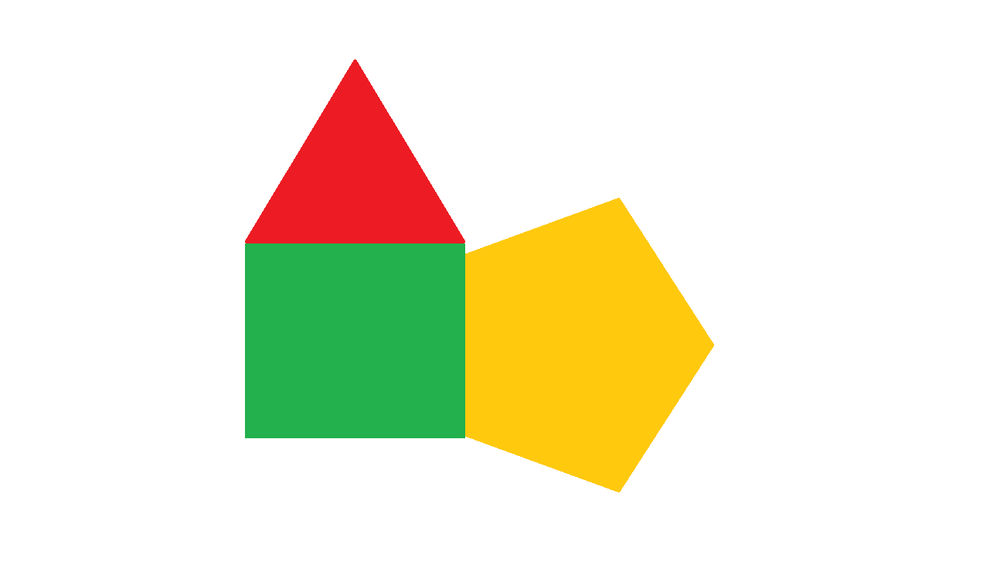
#> input picture Agent/tests/images/comb_obj_single.bmp, 1000 x 582 px, shrunk from 1294 x 753 before the run
$ python -i objects_detection.py   (imports and definitions only)
#> lines starting #> are read from the running program, lines starting #| are printed output that depends on the picture; after the words box and inside, x2 and y2 are one past the last pixel; in counts of white or black regions, pixels touching at a corner belong together
#> further down, picture is the input picture: shape (582, 1000, 3); mean B, G, R 212.9, 236.4, 238.1
### main/ImageProcessing/pictures_transformations.py
import cv2
import numpy as np
from main.enums import ColorSpace


def percentage_of_bright_pixels(im, color_space):
    if color_space is ColorSpace.BGR:
        gray = cv2.cvtColor(im, cv2.COLOR_BGR2HLS)
#> gray: shape (582, 1000, 3); mean of channels 0, 1, 2 13.6, 229.1, 43.7
    elif color_space is ColorSpace.HSV:
        gray = cv2.cvtColor(im, cv2.COLOR_HSV2BGR)
    elif color_space is ColorSpace.HSL:
        gray = cv2.cvtColor(im, cv2.COLOR_BGR2HLS)
    else:
        return None

    gray = cv2.inRange(gray, (0, 160, 0), (179, 255, 255))
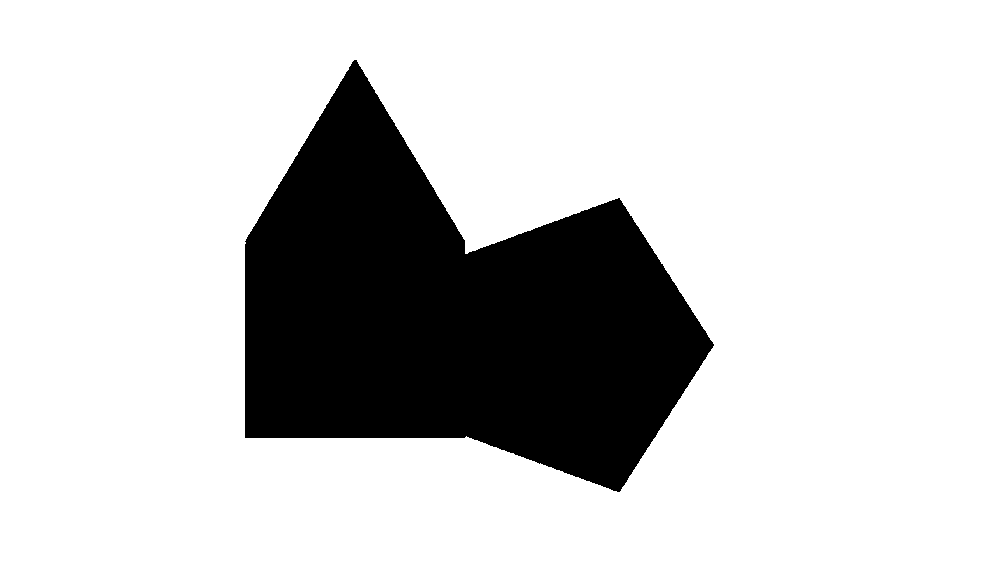
#> gray: shape (582, 1000); 80.4% white; 1 black region, box (x1, y1, x2, y2) and area: (245, 60, 714, 492) 114135
    number_of_pixels = gray.shape[0] * gray.shape[1]
#> number_of_pixels = 582000
    bright_pixels = cv2.countNonZero(gray)
#> bright_pixels = 467865
    return float(bright_pixels) / float(number_of_pixels)


# [11 lines left out: function merge_pictures, not called in this run]


def remove_light_gray_background(im):
    """remove light gray and white color"""
    im = cv2.cvtColor(im, cv2.COLOR_BGR2HLS)
    mask = cv2.inRange(im, (0, 140, 0), (179, 255, 255))
#> mask: shape (582, 1000); 80.4% white; 1 black region, box (x1, y1, x2, y2) and area: (245, 60, 714, 492) 113915
    mask = cv2.bitwise_not(mask)
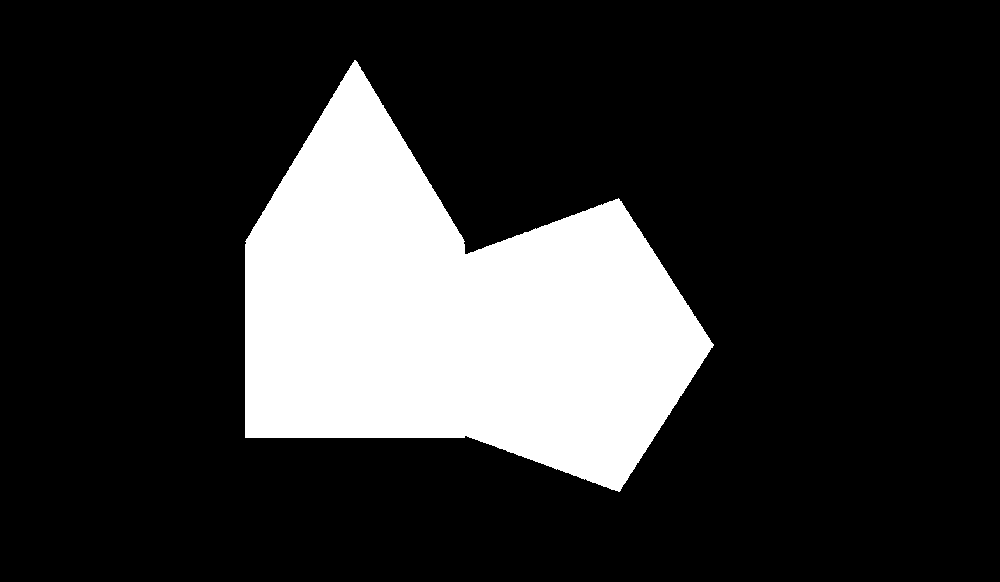
#> mask: shape (582, 1000); 19.6% white; 1 white region, box (x1, y1, x2, y2) and area: (245, 60, 714, 492) 113915
    im = cv2.bitwise_and(im, im, mask=mask)
#> im: shape (582, 1000, 3); mean of channels 0, 1, 2 13.4, 24.1, 42.6
    return cv2.cvtColor(im, cv2.COLOR_HLS2BGR)
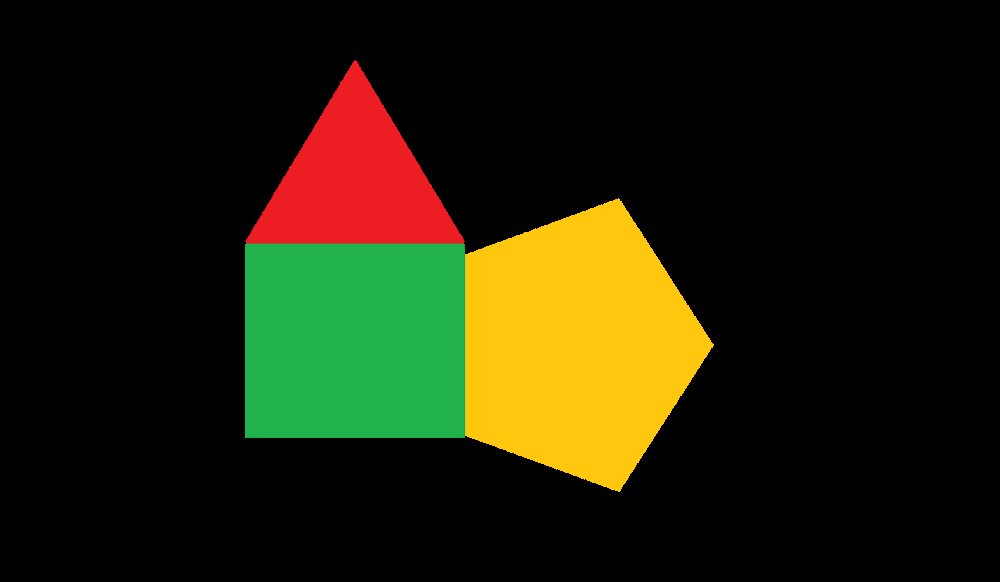
#> returned value: shape (582, 1000, 3); mean B, G, R 8.1, 31.4, 33


# [10 lines left out: function adjust_gamma, not called in this run]


def color_quantization_using_k_means(im, k):
    '''color quantization'''
#> called with k = 12
    img = im.reshape((-1, 3))
    img = np.float32(img)

    criteria = (cv2.TERM_CRITERIA_EPS + cv2.TERM_CRITERIA_MAX_ITER, 10, 1.0)
    ret, label, center = cv2.kmeans(img, k, criteria, 10, cv2.KMEANS_RANDOM_CENTERS)
#> ret = 539628.9; center = [[26.86, 197, 209], [73.77, 178.8, 16.59], [12.96, 199, 255], [57.92, 106.9, 128], [0, 0, 0], [0, 0, 0], [0, 0, 0], [0, 0, 0], [0, 0, 0], [35.77, 28.67, 237.1], [77, 178, 34.07], [0, 0, 0]]

    center = np.uint8(center)
#> center = [[26, 196, 209], [73, 178, 16], [12, 198, 254], [57, 106, 127], [0, 0, 0], [0, 0, 0], [0, 0, 0], [0, 0, 0], [0, 0, 0], [35, 28, 237], [76, 177, 34], [0, 0, 0]]
    res = center[label.flatten()]
    res = res.reshape(im.shape)
    return res

### main/ImageProcessing/contour_detection.py
import cv2
import numpy as np
from main.enums import Color
'''
color - tuple(lower_bound, upper_bound), where lower_bound and upper_bound are tuples representing HSV color space
Hue is value from [0,180], not [0,360]
frame - images tu analyze
'''


def detect_contours(color, frame):
    hsv = cv2.cvtColor(frame, cv2.COLOR_BGR2HSV)

    color_bound = color_bounds(color)
    if color_bound[0] > color_bound[1]:
        mask1 = cv2.inRange(hsv, color_bound[0], maximum_bound())
        mask2 = cv2.inRange(hsv, minimum_bound(), color_bound[1])
        mask = cv2.bitwise_or(mask1, mask2)
    else:
        mask = cv2.inRange(hsv, color_bound[0], color_bound[1])
    mask = cv2.erode(mask, None, iterations=2)
    mask = cv2.dilate(mask, None, iterations=2)

    cnts, _ = cv2.findContours(mask.copy(), cv2.RETR_EXTERNAL, cv2.CHAIN_APPROX_SIMPLE)

    result_contours = []
    for single_contour in cnts:
        e = cv2.arcLength(single_contour, True)
        contour_area = cv2.contourArea(single_contour)
        if contour_area > 500:
            result_contour = cv2.approxPolyDP(single_contour, e * 0.02, closed=True)
            result_contours.append(result_contour)

    return result_contours


def convert_numpy_array_for_shape_detection(numpy_shape):
    result = []
    if numpy_shape is not None:
        number_of_vertexes = numpy_shape.shape[0]
        for i in range(0, number_of_vertexes):
            x = numpy_shape[i][0][0]
            y = numpy_shape[i][0][1]
            result.append([x, y])
        return np.array(result)


def minimum_bound():
    return 0, 86, 6


def maximum_bound():
    return 179, 255, 255


def color_bounds(color_id):
    lower_s = 100
    upper_s = 255
    lower_v = 50
    upper_v = 255

    bounds = {
        Color.RED: ((144, lower_s, lower_v), (7, upper_s, upper_v)),
        Color.YELLOW: ((20, lower_s, lower_v), (35, upper_s, upper_v)),
        Color.GREEN: ((36, lower_s, lower_v), (75, upper_s, upper_v)),
        Color.BLUE: ((76, lower_s, lower_v), (130, upper_s, upper_v)),
        Color.VIOLET: ((131, lower_s, lower_v), (143, upper_s, upper_v)),
    }

    return bounds[color_id]

'''
def color_bounds(color_id):
    lower_s = 86
    upper_s = 255
    lower_v = 6
    upper_v = 255

    bounds = {
        Color.RED: ((172, lower_s, lower_v), (7, upper_s, upper_v)),
        Color.ORANGE: ((11, lower_s, lower_v), (25, upper_s, upper_v)),
        Color.YELLOW: ((28, lower_s, lower_v), (30, upper_s, upper_v)),
        Color.GREEN: ((33, lower_s, lower_v), (82.5, upper_s, upper_v)),
        Color.BLUE: ((85, lower_s, lower_v), (138, upper_s, upper_v)),
        Color.VIOLET: ((142.5, lower_s, lower_v), (171, upper_s, upper_v)),
    }
    return bounds[color_id]
'''

### main/ImageProcessing/shape_detection.py
from rdp import rdp
import numpy as np
import cv2
from main.enums import Shape


eps = 20.0


def _align_points(points):
    if points.shape[0] > 0 and points.shape[1] == 2:
        x = points[0][0]
        y = points[0][1]
        for point in points :
            if point[0] < x:
                x = point[0]
            if point[1] < y:
                y = point[1]
        for i in range(len(points)):
            points[i][0] -= x
            points[i][1] -= y
        return points
    else:
        raise ValueError('Array must have [Nx2] shape')


def _rdp_reduction(points):
    scale = points[0][0]
    for point in points:
        if point[0] > scale:
            scale = point[0]
        if point[1] > scale:
            scale = point[1]
    reduced = rdp(points, scale / eps)
    if reduced.shape[0] == 2 and np.array_equal(reduced[0], reduced[1]):
        return np.array([reduced[0]])
    else:
        return reduced


# [24 lines left out: functions _angle_between, _angles, _edges, not called in this run]


def detect_shape(points):
    points = _rdp_reduction(_align_points(points))
    epsilon = points[0][0]
    for point in points:
        if point[0] > epsilon:
            epsilon = point[0]
        if point[1] > epsilon:
            epsilon = point[1]
    epsilon = epsilon / eps
    angular_epsilon = np.pi / (eps / 2.0)
    if len(points) == 1:
        return Shape.POINT
    elif len(points) == 2:
        return Shape.LINE
    elif len(points) == 3:
        angles = _angles(points)
        if abs(angles[0] - angles[1]) < angular_epsilon:
            if abs(angles[0] - angles[2]) < angular_epsilon:
                return Shape.EQUILATERAL_TRIANGLE
            else:
                return Shape.ISOSCELES_TRIANGLE
        else:
            return Shape.TRIANGLE
    elif len(points) == 4:
        angles = _angles(points)
        edges = _edges(points)
        if abs(angles[0] - np.deg2rad(90)) < angular_epsilon and abs(
                        angles[1] - np.deg2rad(90)) < angular_epsilon and abs(
                        angles[2] - np.deg2rad(90)) < angular_epsilon and abs(
                        angles[3] - np.deg2rad(90)) < angular_epsilon:
            if abs(edges[0] - edges[1]) < epsilon and abs(edges[0] - edges[2]) < epsilon and abs(
                            edges[0] - edges[3]) < epsilon:
                return Shape.SQUARE
            else:
                return Shape.RECTANGLE
        elif abs(angles[0] - angles[2]) < angular_epsilon and abs(angles[1] - angles[3]) < angular_epsilon:
            if abs(edges[0] - edges[1]) < epsilon and abs(edges[0] - edges[2]) < epsilon and abs(
                            edges[0] - edges[3]) < epsilon:
                return Shape.RHOMBUS
            else:
                return Shape.PARALLELOGRAM
        elif abs(angles[0] + angles[1] - np.pi) < angular_epsilon or abs(
                angles[1] + angles[2] - np.pi) < angular_epsilon or abs(
                angles[2] + angles[3] - np.pi) < angular_epsilon or abs(
                angles[3] + angles[0] - np.pi) < angular_epsilon:
            return Shape.TRAPEZIUM
        elif (abs(edges[0] - edges[1]) < epsilon and abs(edges[2] - edges[3]) < epsilon) or (abs(
                    edges[1] - edges[2]) < epsilon and abs(edges[3] - edges[0]) < epsilon):
            return Shape.KITE
        else:
            return Shape.QUADRILATERAL
    elif len(points) == 5:
        return Shape.PENTAGON
    elif len(points) == 6:
        return Shape.HEXAGON
    elif len(points) == 7:
        return Shape.HEPTAGON
    elif len(points) >= 8:
        int_points = []
        for point in points:
            int_points.append([int(point[0]), int(point[1])])
        ellipse = cv2.fitEllipse(np.array(int_points))
        fit = 0
        for point in points:
            pos_x = (point[0] - ellipse[0][0]) * np.cos(-ellipse[2]) - (point[1] - ellipse[0][1]) * np.sin(-ellipse[2])
            pos_y = (point[0] - ellipse[0][0]) * np.sin(-ellipse[2]) - (point[1] - ellipse[0][1]) * np.cos(-ellipse[2])
            fit += abs((pos_x/ellipse[1][0])*(pos_x/ellipse[1][0]) + (pos_y/ellipse[1][1])*(pos_y/ellipse[1][1]) - 0.25)
        fit /= len(points)
        if float(fit) < epsilon:
            if abs(ellipse[1][0] - ellipse[1][1]) < epsilon * 2:
                return Shape.CIRCLE
            else:
                return Shape.ELLIPSE
        else:
            return Shape.POLYGON
    else:
        return Shape.INVALID

### main/ImageProcessing/objects_detection.py
import cv2
import numpy as np
import shape_detection as sd
import pictures_transformations as pt
import contour_detection as cd
from main.enums import Color, ColorSpace
from main.object import Shape


class ObjectDetector:

    def __init__(self, detected_contours=[]):
        self.detected_contours = detected_contours

    def detect_objects(self, frame, auto_contour_clear=True, prepare_image_befor_detection=True):
        detected_objects = []

        if frame is not None:
            frame_copy = frame.copy()
            if prepare_image_befor_detection:
                frame_copy = self._prepare_image_for_detection(frame_copy)
            for main_color in Color:
                contours_list = cd.detect_contours(main_color, frame_copy)
                if contours_list is []:
                    continue

                hull_contours_list = []
                for single_contour in contours_list:
                    hull_contours_list.append(cv2.convexHull(single_contour))

                for single_contour in hull_contours_list:
                    self.detected_contours.append((main_color, single_contour))
                    detected_objects.append(self._calculate_object_from_contour(main_color, single_contour, frame_copy))
#> this loop made 1 pass
#> contours_list on pass 1: [[[247, 238], [462, 242], [357, 62]]]
#> pass 1, in detect_contours, `mask1 = cv2.inRange(hsv, color_bound[0], maximum_bound())`:
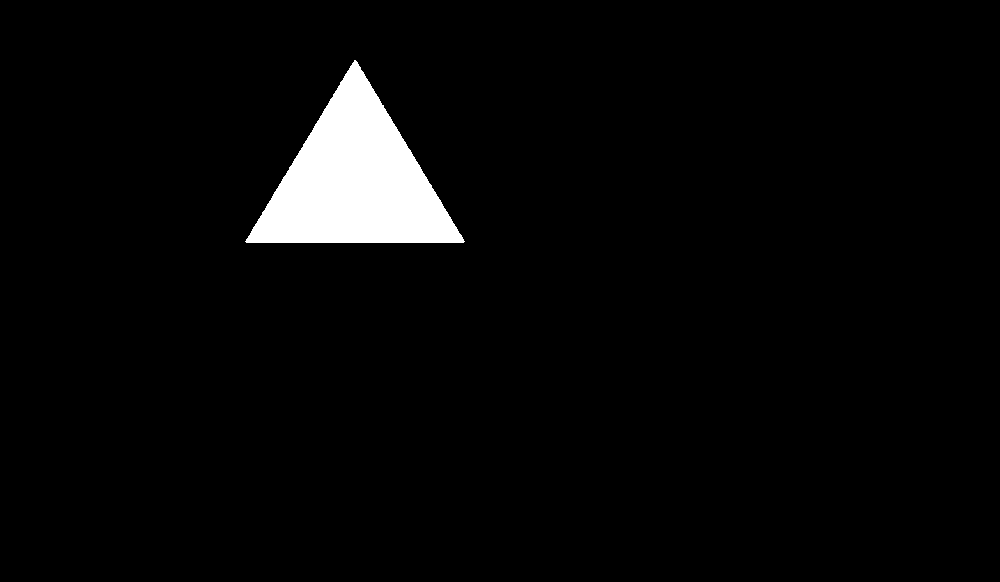
#> mask1: shape (582, 1000); 3.5% white; 1 white region, box (x1, y1, x2, y2) and area: (245, 60, 465, 243) 20427
#> pass 1, in detect_contours, `mask = cv2.erode(mask, None, iterations=2)`:
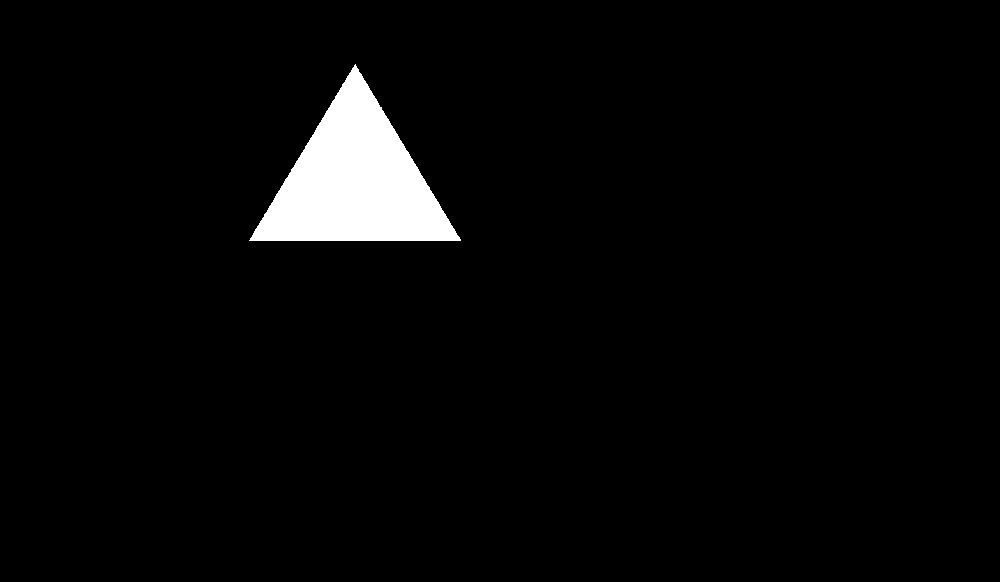
#> mask: shape (582, 1000); 3.2% white; 1 white region, box (x1, y1, x2, y2) and area: (249, 64, 461, 241) 18840
#> after the loop, detected_objects = []; self.detected_contours = 1 item
            if auto_contour_clear:
                self.clear_contours()

        return detected_objects

    def clear_contours(self):
        self.detected_contours = []

    def _calculate_object_from_contour(self, color, contour, frame):

        main_shape = sd.detect_shape(cd.convert_numpy_array_for_shape_detection(contour))
        mask = np.zeros(frame.shape, np.uint8)
        cv2.fillPoly(mask, [contour], (255, 255, 255))
        mask = cv2.bitwise_and(mask, frame)
        symbols_list = self._find_symbols_in_range(color, mask)

        return Shape(main_shape, -1, -1, color, symbols_list)

    def _find_symbols_in_range(self, main_color, sub_img):

        symbols_list = []

        for symbol_color in Color:
            if symbol_color is main_color:
                continue
            symbol_contours = cd.detect_contours(symbol_color, sub_img)
            if symbol_contours is not None:
                for single_contour in symbol_contours:
                    e = cv2.arcLength(single_contour, True)
                    single_contour = cv2.approxPolyDP(single_contour, e * 0.02, closed=True)
                    self.detected_contours.append((symbol_color, single_contour))
                    symbol_shape = sd.detect_shape(cd.convert_numpy_array_for_shape_detection(single_contour))
                    symbol = Shape(symbol_shape, -1, -1, symbol_color)
                    symbols_list.append(symbol)

        return symbols_list

    def _prepare_image_for_detection(self, im):
        if pt.percentage_of_bright_pixels(im, ColorSpace.BGR) < 0.4:
            im = pt.adjust_gamma(im, 2.0)
        im = pt.remove_light_gray_background(im)
        return pt.color_quantization_using_k_means(im, 12)

>>> import cv2
>>> picture = cv2.imread('../../Agent/tests/images/comb_obj_single.bmp')
#> (the run stopped early here; a loop or call above may not have finished)

$ run again, on Agent/tests/images/obj_det_blue_pentagon.bmp
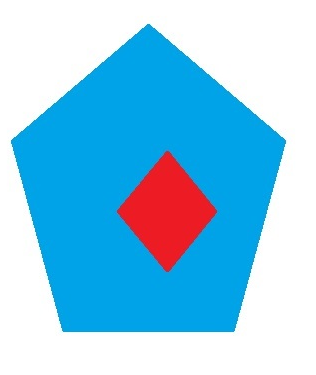
#> input picture Agent/tests/images/obj_det_blue_pentagon.bmp, 316 x 375 px
#> picture is the input picture: shape (375, 316, 3); mean B, G, R 232.5, 201.7, 140.7
#> in percentage_of_bright_pixels, `gray = cv2.inRange(gray, (0, 160, 0), (179, 255, 255))`:
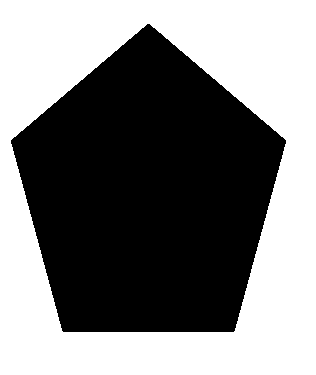
#> gray: shape (375, 316); 50.2% white; 1 black region, box (x1, y1, x2, y2) and area: (11, 24, 286, 332) 58983
#> bright_pixels = 59517
#> im: shape (375, 316, 3); mean of channels 0, 1, 2 53.4, 58.6, 122.2
#> in color_quantization_using_k_means, `ret, label, center = cv2.kmeans(img, k, criteria, 10, cv2.KMEANS_RANDO..`: ret = 1388561.9; center = [[228.2, 161.1, 5.1], [232.2, 162.3, 0.197], [221.4, 159, 13.68], [36.38, 28.1, 235.2], [216.9, 154.3, 27.81], [163.1, 119.2, 104.7], [86.91, 60.69, 153.8], [206.3, 152, 37.46], [208.7, 154.5, 21.53], [193.5, 150, 36.33], [182.8, 142.5, 56.65], [0, 0, 0]]
#> in color_quantization_using_k_means, `center = np.uint8(center)`: center = [[228, 161, 5], [232, 162, 0], [221, 158, 13], [36, 28, 235], [216, 154, 27], [163, 119, 104], [86, 60, 153], [206, 151, 37], [208, 154, 21], [193, 149, 36], [182, 142, 56], [0, 0, 0]]
#> the loop in detect_objects, `for main_color in Color:` made 1 pass
#> contours_list on pass 1: [[[165, 152], [118, 213], [169, 270], [215, 209]]]
#> pass 1, in detect_contours, `mask = cv2.erode(mask, None, iterations=2)`:
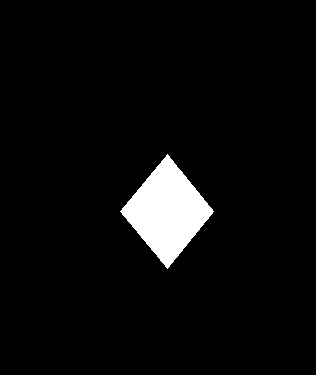
#> mask: shape (375, 316); 4.6% white; 1 white region, box (x1, y1, x2, y2) and area: (120, 154, 214, 269) 5415
#> after the loop in detect_objects, `for main_color in Color:`: detected_objects = []; self.detected_contours = 1 item
